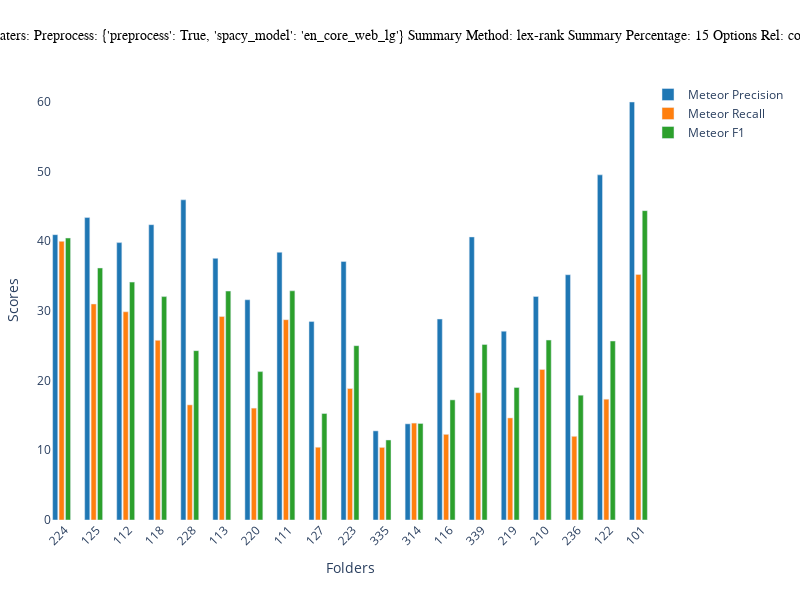
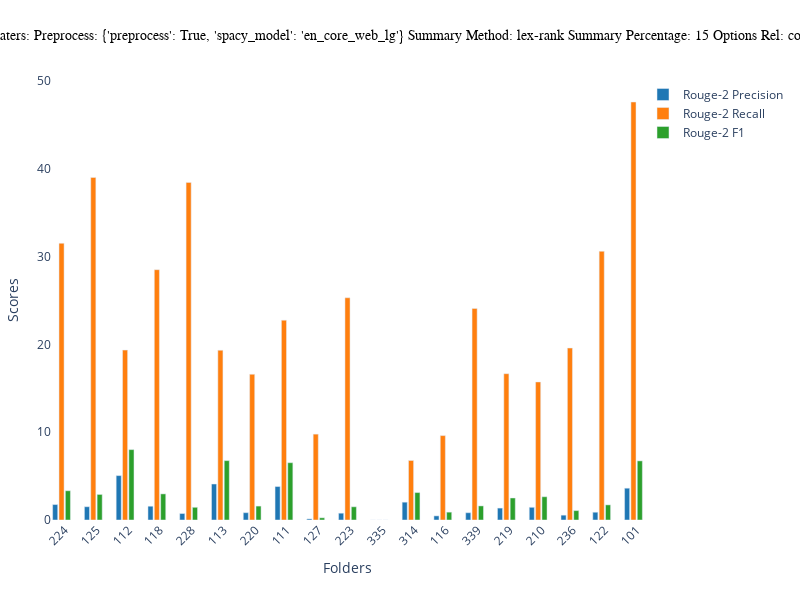
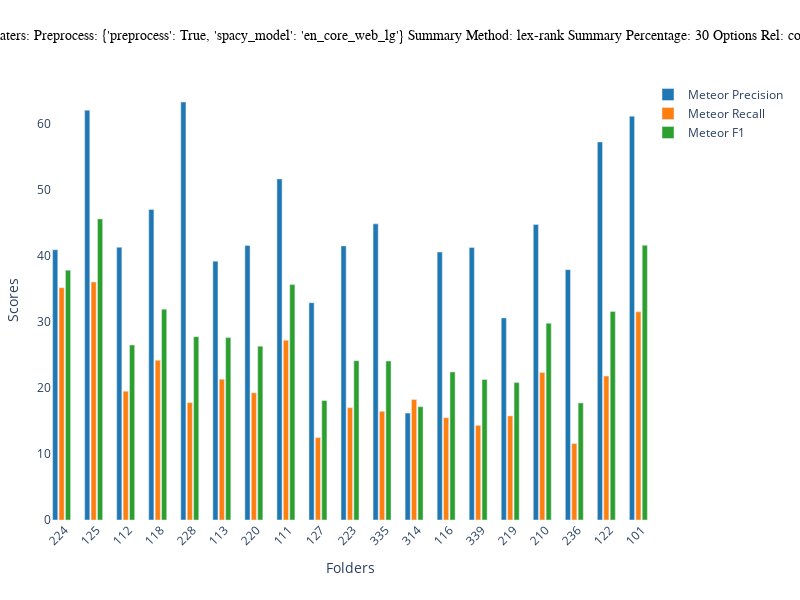
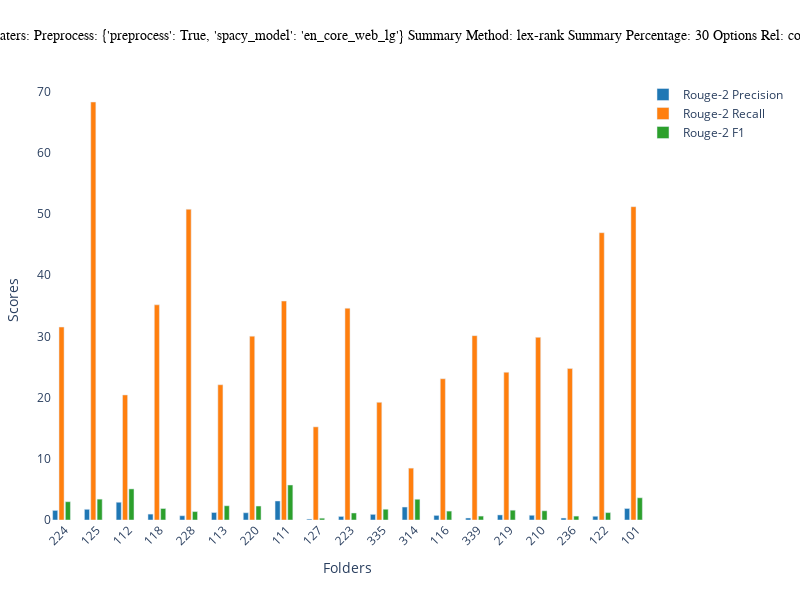

Notebook source saved alongside these figures, in order:
### Code cell
# Example usage:
folder_path = '/Users/martina/Desktop/concept_map/experiments'
plot_metrics_bar_for_folder(folder_path)

### Figure 1 — Plotly figure (JSON) as saved in the notebook; plotly's stock layout.template omitted (floating-point values rounded to 4 significant figures)
{"data": [{"marker": {"color": "rgb(31, 119, 180)", "colorscale": [[0, "#440154"], [0.1111, "#482878"], [0.2222, "#3e4989"], [0.3333, "#31688e"], [0.4444, "#26828e"], [0.5556, "#1f9e89"], [0.6667, "#35b779"], [0.7778, "#6ece58"], [0.8889, "#b5de2b"], [1, "#fde725"]]}, "name": "Meteor Precision", "type": "bar", "x": [0, 1, 2, 3, 4, 5, 6, 7, 8, 9, 10, 11, 12, 13, 14, 15, 16, 17, 18], "y": [40.93, 43.38, 39.79, 42.36, 45.93, 37.53, 31.59, 38.41, 28.47, 37.09, 12.78, 13.79, 28.83, 40.61, 27.08, 32.07, 35.18, 49.51, 59.96]}, {"marker": {"color": "rgb(255, 127, 14)", "colorscale": [[0, "#440154"], [0.1111, "#482878"], [0.2222, "#3e4989"], [0.3333, "#31688e"], [0.4444, "#26828e"], [0.5556, "#1f9e89"], [0.6667, "#35b779"], [0.7778, "#6ece58"], [0.8889, "#b5de2b"], [1, "#fde725"]]}, "name": "Meteor Recall", "type": "bar", "x": [0.2, 1.2, 2.2, 3.2, 4.2, 5.2, 6.2, 7.2, 8.2, 9.2, 10.2, 11.2, 12.2, 13.2, 14.2, 15.2, 16.2, 17.2, 18.2], "y": [39.97, 30.99, 29.87, 25.77, 16.51, 29.19, 16.05, 28.73, 10.44, 18.86, 10.41, 13.9, 12.29, 18.25, 14.64, 21.6, 12.0, 17.33, 35.22]}, {"marker": {"color": "rgb(44, 160, 44)", "colorscale": [[0, "#440154"], [0.1111, "#482878"], [0.2222, "#3e4989"], [0.3333, "#31688e"], [0.4444, "#26828e"], [0.5556, "#1f9e89"], [0.6667, "#35b779"], [0.7778, "#6ece58"], [0.8889, "#b5de2b"], [1, "#fde725"]]}, "name": "Meteor F1", "type": "bar", "x": [0.4, 1.4, 2.4, 3.4, 4.4, 5.4, 6.4, 7.4, 8.4, 9.4, 10.4, 11.4, 12.4, 13.4, 14.4, 15.4, 16.4, 17.4, 18.4], "y": [40.45, 36.15, 34.12, 32.05, 24.29, 32.84, 21.28, 32.87, 15.28, 25.01, 11.48, 13.85, 17.23, 25.18, 19.01, 25.81, 17.9, 25.67, 44.38]}], "layout": {"barmode": "group", "height": 600, "legend": {"x": 1, "y": 1}, "margin": {"b": 80, "l": 50, "r": 50, "t": 80}, "plot_bgcolor": "rgba(0, 0, 0, 0)", "title": {"font": {"color": "black", "family": "Arial", "size": 14}, "text": "Parmaters:\nPreprocess: {'preprocess': True, 'spacy_model': 'en_core_web_lg'}\nSummary Method: lex-rank\nSummary Percentage: 15\nOptions Rel: corenlp", "x": 0.5, "y": 0.95}, "width": 800, "xaxis": {"autorange": true, "range": [-0.1, 18.5], "tickangle": -45, "ticktext": ["224", "125", "112", "118", "228", "113", "220", "111", "127", "223", "335", "314", "116", "339", "219", "210", "236", "122", "101"], "tickvals": [0.3, 1.3, 2.3, 3.3, 4.3, 5.3, 6.3, 7.3, 8.3, 9.3, 10.3, 11.3, 12.3, 13.3, 14.3, 15.3, 16.3, 17.3, 18.3], "title": {"text": "Folders"}, "type": "linear"}, "yaxis": {"autorange": true, "range": [0, 63.11], "title": {"text": "Scores"}, "type": "linear"}}}

### Figure 2 — Plotly figure (JSON) as saved in the notebook; plotly's stock layout.template omitted (floating-point values rounded to 4 significant figures)
{"data": [{"marker": {"color": "rgb(31, 119, 180)", "colorscale": [[0, "#440154"], [0.1111, "#482878"], [0.2222, "#3e4989"], [0.3333, "#31688e"], [0.4444, "#26828e"], [0.5556, "#1f9e89"], [0.6667, "#35b779"], [0.7778, "#6ece58"], [0.8889, "#b5de2b"], [1, "#fde725"]]}, "name": "Rouge-2 Precision", "type": "bar", "x": [0, 1, 2, 3, 4, 5, 6, 7, 8, 9, 10, 11, 12, 13, 14, 15, 16, 17, 18], "y": [1.759, 1.512, 5.056, 1.569, 0.7372, 4.098, 0.8328, 3.81, 0.1261, 0.7756, 0, 2.03, 0.469, 0.8299, 1.356, 1.446, 0.5504, 0.8855, 3.623]}, {"marker": {"color": "rgb(255, 127, 14)", "colorscale": [[0, "#440154"], [0.1111, "#482878"], [0.2222, "#3e4989"], [0.3333, "#31688e"], [0.4444, "#26828e"], [0.5556, "#1f9e89"], [0.6667, "#35b779"], [0.7778, "#6ece58"], [0.8889, "#b5de2b"], [1, "#fde725"]]}, "name": "Rouge-2 Recall", "type": "bar", "x": [0.2, 1.2, 2.2, 3.2, 4.2, 5.2, 6.2, 7.2, 8.2, 9.2, 10.2, 11.2, 12.2, 13.2, 14.2, 15.2, 16.2, 17.2, 18.2], "y": [31.52, 39.02, 19.35, 28.52, 38.46, 19.34, 16.6, 22.76, 9.783, 25.32, 0, 6.78, 9.615, 24.1, 16.67, 15.73, 19.59, 30.61, 47.62]}, {"marker": {"color": "rgb(44, 160, 44)", "colorscale": [[0, "#440154"], [0.1111, "#482878"], [0.2222, "#3e4989"], [0.3333, "#31688e"], [0.4444, "#26828e"], [0.5556, "#1f9e89"], [0.6667, "#35b779"], [0.7778, "#6ece58"], [0.8889, "#b5de2b"], [1, "#fde725"]]}, "name": "Rouge-2 F1", "type": "bar", "x": [0.4, 1.4, 2.4, 3.4, 4.4, 5.4, 6.4, 7.4, 8.4, 9.4, 10.4, 11.4, 12.4, 13.4, 14.4, 15.4, 16.4, 17.4, 18.4], "y": [3.331, 2.912, 8.018, 2.974, 1.447, 6.763, 1.586, 6.527, 0.249, 1.505, 0, 3.125, 0.8945, 1.604, 2.509, 2.649, 1.071, 1.721, 6.734]}], "layout": {"barmode": "group", "height": 600, "legend": {"x": 1, "y": 1}, "margin": {"b": 80, "l": 50, "r": 50, "t": 80}, "plot_bgcolor": "rgba(0, 0, 0, 0)", "title": {"font": {"color": "black", "family": "Arial", "size": 14}, "text": "Parmaters:\nPreprocess: {'preprocess': True, 'spacy_model': 'en_core_web_lg'}\nSummary Method: lex-rank\nSummary Percentage: 15\nOptions Rel: corenlp", "x": 0.5, "y": 0.95}, "width": 800, "xaxis": {"autorange": true, "range": [-0.1, 18.5], "tickangle": -45, "ticktext": ["224", "125", "112", "118", "228", "113", "220", "111", "127", "223", "335", "314", "116", "339", "219", "210", "236", "122", "101"], "tickvals": [0.3, 1.3, 2.3, 3.3, 4.3, 5.3, 6.3, 7.3, 8.3, 9.3, 10.3, 11.3, 12.3, 13.3, 14.3, 15.3, 16.3, 17.3, 18.3], "title": {"text": "Folders"}, "type": "linear"}, "yaxis": {"autorange": true, "range": [0, 50.13], "title": {"text": "Scores"}, "type": "linear"}}}

### Figure 3 — Plotly figure (JSON) as saved in the notebook; plotly's stock layout.template omitted (floating-point values rounded to 4 significant figures)
{"data": [{"marker": {"color": "rgb(31, 119, 180)", "colorscale": [[0, "#440154"], [0.1111, "#482878"], [0.2222, "#3e4989"], [0.3333, "#31688e"], [0.4444, "#26828e"], [0.5556, "#1f9e89"], [0.6667, "#35b779"], [0.7778, "#6ece58"], [0.8889, "#b5de2b"], [1, "#fde725"]]}, "name": "Meteor Precision", "type": "bar", "x": [0, 1, 2, 3, 4, 5, 6, 7, 8, 9, 10, 11, 12, 13, 14, 15, 16, 17, 18], "y": [40.93, 62.08, 41.31, 47.02, 63.31, 39.21, 41.57, 51.67, 32.91, 41.51, 44.86, 16.19, 40.59, 41.29, 30.61, 44.77, 37.92, 57.26, 61.16]}, {"marker": {"color": "rgb(255, 127, 14)", "colorscale": [[0, "#440154"], [0.1111, "#482878"], [0.2222, "#3e4989"], [0.3333, "#31688e"], [0.4444, "#26828e"], [0.5556, "#1f9e89"], [0.6667, "#35b779"], [0.7778, "#6ece58"], [0.8889, "#b5de2b"], [1, "#fde725"]]}, "name": "Meteor Recall", "type": "bar", "x": [0.2, 1.2, 2.2, 3.2, 4.2, 5.2, 6.2, 7.2, 8.2, 9.2, 10.2, 11.2, 12.2, 13.2, 14.2, 15.2, 16.2, 17.2, 18.2], "y": [35.19, 36.04, 19.51, 24.18, 17.79, 21.33, 19.27, 27.22, 12.48, 17.01, 16.45, 18.25, 15.5, 14.33, 15.77, 22.34, 11.57, 21.8, 31.54]}, {"marker": {"color": "rgb(44, 160, 44)", "colorscale": [[0, "#440154"], [0.1111, "#482878"], [0.2222, "#3e4989"], [0.3333, "#31688e"], [0.4444, "#26828e"], [0.5556, "#1f9e89"], [0.6667, "#35b779"], [0.7778, "#6ece58"], [0.8889, "#b5de2b"], [1, "#fde725"]]}, "name": "Meteor F1", "type": "bar", "x": [0.4, 1.4, 2.4, 3.4, 4.4, 5.4, 6.4, 7.4, 8.4, 9.4, 10.4, 11.4, 12.4, 13.4, 14.4, 15.4, 16.4, 17.4, 18.4], "y": [37.84, 45.61, 26.5, 31.94, 27.77, 27.62, 26.33, 35.66, 18.1, 24.14, 24.08, 17.16, 22.43, 21.28, 20.81, 29.81, 17.74, 31.58, 41.62]}], "layout": {"barmode": "group", "height": 600, "legend": {"x": 1, "y": 1}, "margin": {"b": 80, "l": 50, "r": 50, "t": 80}, "plot_bgcolor": "rgba(0, 0, 0, 0)", "title": {"font": {"color": "black", "family": "Arial", "size": 14}, "text": "Parmaters:\nPreprocess: {'preprocess': True, 'spacy_model': 'en_core_web_lg'}\nSummary Method: lex-rank\nSummary Percentage: 30\nOptions Rel: corenlp", "x": 0.5, "y": 0.95}, "width": 800, "xaxis": {"autorange": true, "range": [-0.1, 18.5], "tickangle": -45, "ticktext": ["224", "125", "112", "118", "228", "113", "220", "111", "127", "223", "335", "314", "116", "339", "219", "210", "236", "122", "101"], "tickvals": [0.3, 1.3, 2.3, 3.3, 4.3, 5.3, 6.3, 7.3, 8.3, 9.3, 10.3, 11.3, 12.3, 13.3, 14.3, 15.3, 16.3, 17.3, 18.3], "title": {"text": "Folders"}, "type": "linear"}, "yaxis": {"autorange": true, "range": [0, 66.65], "title": {"text": "Scores"}, "type": "linear"}}}

### Figure 4 — Plotly figure (JSON) as saved in the notebook; plotly's stock layout.template omitted (floating-point values rounded to 4 significant figures)
{"data": [{"marker": {"color": "rgb(31, 119, 180)", "colorscale": [[0, "#440154"], [0.1111, "#482878"], [0.2222, "#3e4989"], [0.3333, "#31688e"], [0.4444, "#26828e"], [0.5556, "#1f9e89"], [0.6667, "#35b779"], [0.7778, "#6ece58"], [0.8889, "#b5de2b"], [1, "#fde725"]]}, "name": "Rouge-2 Precision", "type": "bar", "x": [0, 1, 2, 3, 4, 5, 6, 7, 8, 9, 10, 11, 12, 13, 14, 15, 16, 17, 18], "y": [1.568, 1.747, 2.901, 0.9646, 0.6961, 1.226, 1.187, 3.107, 0.149, 0.5826, 0.9214, 2.119, 0.7519, 0.3239, 0.8279, 0.7718, 0.3225, 0.6114, 1.883]}, {"marker": {"color": "rgb(255, 127, 14)", "colorscale": [[0, "#440154"], [0.1111, "#482878"], [0.2222, "#3e4989"], [0.3333, "#31688e"], [0.4444, "#26828e"], [0.5556, "#1f9e89"], [0.6667, "#35b779"], [0.7778, "#6ece58"], [0.8889, "#b5de2b"], [1, "#fde725"]]}, "name": "Rouge-2 Recall", "type": "bar", "x": [0.2, 1.2, 2.2, 3.2, 4.2, 5.2, 6.2, 7.2, 8.2, 9.2, 10.2, 11.2, 12.2, 13.2, 14.2, 15.2, 16.2, 17.2, 18.2], "y": [31.52, 68.29, 20.43, 35.16, 50.77, 22.1, 30.04, 35.77, 15.22, 34.6, 19.23, 8.475, 23.08, 30.12, 24.14, 29.84, 24.74, 46.94, 51.19]}, {"marker": {"color": "rgb(44, 160, 44)", "colorscale": [[0, "#440154"], [0.1111, "#482878"], [0.2222, "#3e4989"], [0.3333, "#31688e"], [0.4444, "#26828e"], [0.5556, "#1f9e89"], [0.6667, "#35b779"], [0.7778, "#6ece58"], [0.8889, "#b5de2b"], [1, "#fde725"]]}, "name": "Rouge-2 F1", "type": "bar", "x": [0.4, 1.4, 2.4, 3.4, 4.4, 5.4, 6.4, 7.4, 8.4, 9.4, 10.4, 11.4, 12.4, 13.4, 14.4, 15.4, 16.4, 17.4, 18.4], "y": [2.988, 3.407, 5.08, 1.878, 1.373, 2.323, 2.283, 5.718, 0.295, 1.146, 1.758, 3.39, 1.456, 0.6409, 1.601, 1.505, 0.6368, 1.207, 3.632]}], "layout": {"barmode": "group", "height": 600, "legend": {"x": 1, "y": 1}, "margin": {"b": 80, "l": 50, "r": 50, "t": 80}, "plot_bgcolor": "rgba(0, 0, 0, 0)", "title": {"font": {"color": "black", "family": "Arial", "size": 14}, "text": "Parmaters:\nPreprocess: {'preprocess': True, 'spacy_model': 'en_core_web_lg'}\nSummary Method: lex-rank\nSummary Percentage: 30\nOptions Rel: corenlp", "x": 0.5, "y": 0.95}, "width": 800, "xaxis": {"autorange": true, "range": [-0.1, 18.5], "tickangle": -45, "ticktext": ["224", "125", "112", "118", "228", "113", "220", "111", "127", "223", "335", "314", "116", "339", "219", "210", "236", "122", "101"], "tickvals": [0.3, 1.3, 2.3, 3.3, 4.3, 5.3, 6.3, 7.3, 8.3, 9.3, 10.3, 11.3, 12.3, 13.3, 14.3, 15.3, 16.3, 17.3, 18.3], "title": {"text": "Folders"}, "type": "linear"}, "yaxis": {"autorange": true, "range": [0, 71.89], "title": {"text": "Scores"}, "type": "linear"}}}
